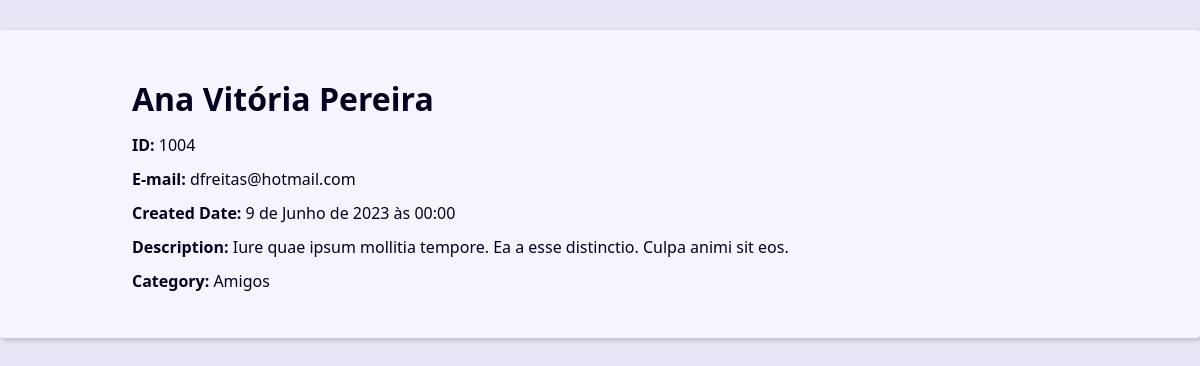
Screenshot of /1004/ with the database file from the repository.
### contact/models.py (models this page shows, shortened)
class Contact(models.Model):
    first_name = models.CharField(max_length=30)
    last_name = models.CharField(max_length=30, blank=True)
    phone = models.CharField(max_length=20)
    email = models.EmailField(max_length=50, blank=True)
    created_date = models.DateTimeField(default=timezone.now)
    description = models.TextField(blank=True)
    show = models.BooleanField(default=True)
    picture = models.ImageField(blank=True, upload_to='pictures/%Y/%m')
    category = models.ForeignKey(Category, on_delete=models.SET_NULL, blank=True, null=True)
    owner = models.ForeignKey(User, on_delete=models.SET_NULL, blank=True, null=True)

class Category(models.Model):
    class Meta:
        verbose_name = 'Category'
        verbose_name_plural = 'Categories'
    name = models.CharField(max_length=30)

### contact/views.py (the view)
# urls.py: path('<int:contact_id>/', views.contact, name='contact'),
def contact(request, contact_id):
    single_contact = get_object_or_404(Contact.objects, pk=contact_id, show=True)
    context = {'contact': single_contact}
    return render(request, 'contact.html', context)

### contact/templates/contact.html
{% extends 'static/base/base.html' %}
{% block content %}
<div class="single-contact">
  <h1 class="single-contact-name">
    {{ contact.first_name }} {{ contact.last_name }}
  </h1>
  <p><b>ID:</b> {{ contact.id }}</p>
  <p><b>E-mail:</b> {{ contact.email }}</p>
  <p><b>Created Date:</b> {{ contact.created_date }}</p>
  <p><b>Description:</b> {{ contact.description }}</p>
  <p><b>Category:</b> {{ contact.category.name }}</p>
</div>
{% endblock content %}

### templates/static/css/style.css (style rules this page uses)
:root { --spacing: 1.5rem; --link-dark-color: rgb(0, 83, 134); --link-light-color: rgb(156, 217, 255); --clr-white: rgb(245, 245, 255); --clr-black: rgb(0, 0, 30); --clr-light-gray: rgb(230, 230, 245); --clr-dark-shadow-5: rgba(0, 0, 10, 5%); --clr-dark-shadow-10: rgba(0, 0, 10, 10%); --clr-dark-shadow-20: rgba(0, 0, 10, 20%); --clr-light-shadow-5: rgba(200, 200, 255, 5%); --clr-light-shadow-10: rgba(200, 200, 255, 10%); --clr-light-shadow-20: rgba(200, 200, 255, 20%); --main-page-width: 120rem; --table-min-width: 60rem; --biggest-font-size: 5rem; --bigger-font-size: 4rem; --big-font-size: 3.2rem; --medium-font-size: 2.4rem; --small-font-size: 1.6rem; --smaller-font-size: 1.4rem; --smallest-font-size: 1.2rem; --transition-fast: 300ms; --transition-medium: 600ms; --transition-slow: 1s; --default-border-radius: 4px; }
*, *::before, *::after { margin: 0; padding: 0; box-sizing: border-box; }
html { font-size: 62.5%; }
body { font-family: system-ui, -apple-system, BlinkMacSystemFont, 'Segoe UI', Roboto, Oxygen, Ubuntu, Cantarell, 'Open Sans', 'Helvetica Neue', sans-serif; line-height: 1.5; font-size: var(--small-font-size); color: var(--clr-black); -webkit-font-smoothing: antialiased; background: var(--clr-light-gray); }
@media (min-width: 600px) { .single-contact { max-width: 80%; margin: calc(var(--spacing) * 2) auto; } }
.single-contact h1 { margin: 1rem 0; }
.single-contact p { margin: 1rem 0; }

### rows the page displays
Contact: first_name "Ana", last_name "Vitória Pereira", id "1004", email "dfreitas@hotmail.com", created_date "9 de Junho de 2023 às 00:00", description "Iure quae ipsum mollitia tempore. Ea a esse distinctio. Culpa animi sit eos.", category.name "Amigos"
